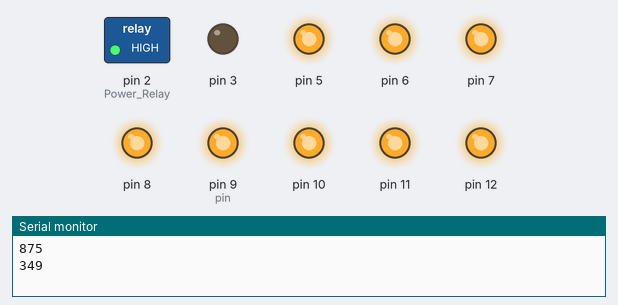
This sketch was run on a simulated Arduino Uno, built with avr-gcc and run on an emulated ATmega328P. Parts: switched loads named in the sketch (green lamp = pin HIGH), output pins drawn as LEDs (lit = HIGH), the last lines printed to the serial monitor. Random numbers use the default seed unless the sketch sets one.

Above: at 0.1 s.
At 0.87 s:
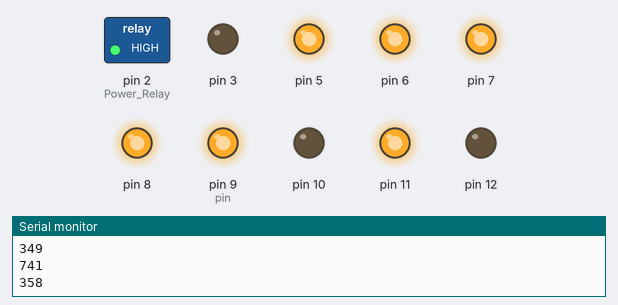
At 66.71 s:
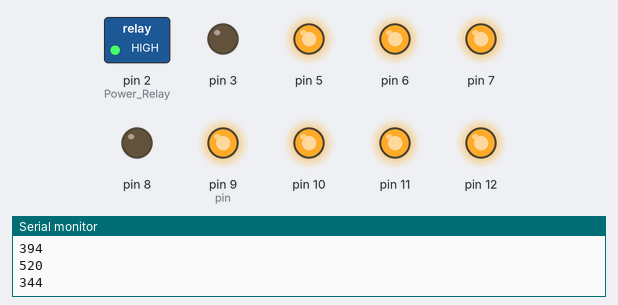
At 94.79 s:
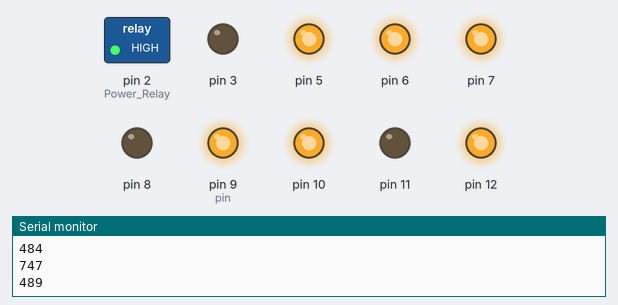
At 129.61 s:
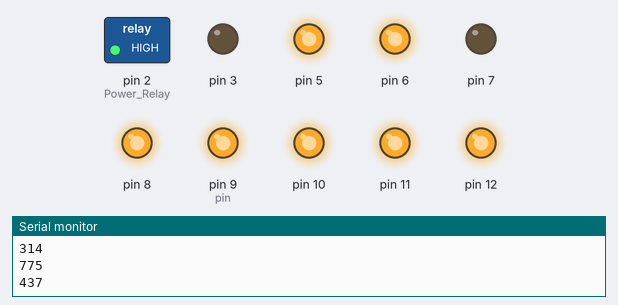
Timing chart, 0 to 130.0 s (numbered marks = the images above):
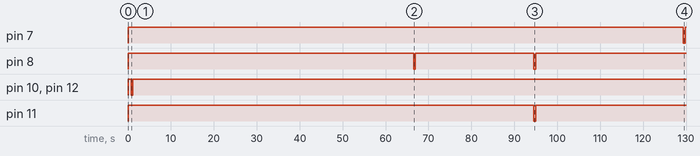

Measured:
- by itself, pin 7: HIGH → LOW at 129 s, → HIGH 0.44 s later
- by itself, pin 8: HIGH → LOW at 66.5 s, → HIGH 0.34 s later, → LOW 27.7 s later, → HIGH 0.49 s later
- by itself, pin 10, pin 12: HIGH → LOW at 0.70 s, → HIGH 0.36 s later
- by itself, pin 11: HIGH → LOW at 94.6 s, → HIGH 0.49 s later

The sketch:

RandomInv.ino
```cpp
int pin = 9;
int t = 300;

// the setup function runs once when you press reset or power the board
void setup() {

  Serial.begin(9600);      // open the serial port at 9600 bps:

  // initialize digital pin LED_BUILTIN as an output.

  pinMode(2, OUTPUT);  // Power Relay

  pinMode(5, OUTPUT);
  pinMode(6, OUTPUT);
  pinMode(7, OUTPUT);
  pinMode(8, OUTPUT);
  pinMode(9, OUTPUT);
  pinMode(10, OUTPUT);
  pinMode(11, OUTPUT);
  pinMode(12, OUTPUT);

  digitalWrite(2, HIGH);    //Power Relay init

  for (int thisPin = 5; thisPin < 13; thisPin++) { //Sets all pins HIGH before the program starts
    digitalWrite(thisPin, HIGH);
  }
}

// the loop function runs over and over again forever
void loop() {

  digitalWrite(2, HIGH);    //Power Relay enable

  pin=random(4,1000);          // the range adds 'silences' working range is 5 to 12 (for relays)
  t = random(300,500);

  Serial.println(pin);
  Serial.println(t);

  digitalWrite(pin, LOW);   // turn the LED on (HIGH is the voltage level)
  delay(t);                       // wait for a second

    if (pin == 5) {
    Serial.println("5! ON");
  }

    if (pin == 6) {
    Serial.println("6! ON");
  }

    if (pin == 7) {
    Serial.println("7! ON");
  }

    if (pin == 8) {
    Serial.println("8! ON");
  }

    if (pin == 9) {
    Serial.println("9! ON");
  }

    if (pin == 10) {
    Serial.println("10! ON");
  }

    if (pin == 11) {
    Serial.println("11! ON");
  }

    if (pin == 12) {
    Serial.println("12! ON");
  }

  digitalWrite(pin, HIGH);    // turn the LED off by making the voltage LOW
  delay(t);

    if (pin == 5) {
    Serial.println("5! OFF");
  }

    if (pin == 6) {
    Serial.println("6! OFF");
  }

  if (pin == 7) {
    Serial.println("7! OFF");
  }

    if (pin == 8) {
    Serial.println("8! OFF");
  }

    if (pin == 9) {
    Serial.println("9! OFF");
  }

    if (pin == 10) {
    Serial.println("10! OFF");
  }

    if (pin == 11) {
    Serial.println("11! OFF");
  }

    if (pin == 12) {
    Serial.println("12! OFF");
  }

  digitalWrite(2, LOW);    //Power Relay disabled

}
```
